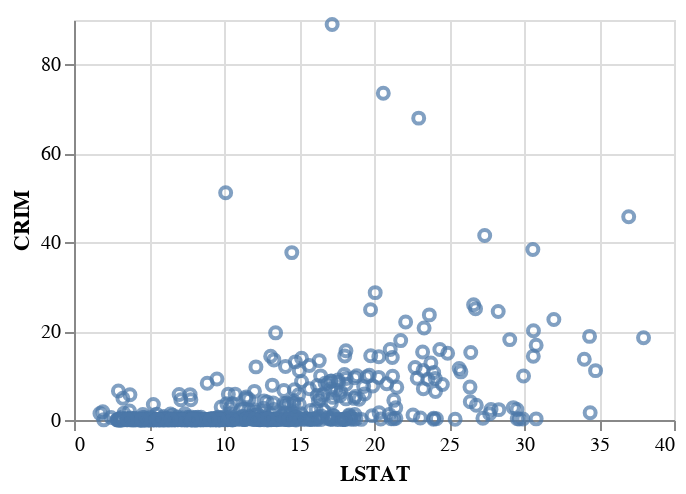

Notebook cell for this chart:
### Markdown cell above
Mucha de la información más interesante en un conjunto de datos se encuentra en la relación entre distintas variables. La manera más usual de mostra la relación entre dos variables, especialmente cuando el número de casos no es gigantesco, es mediante un "scatter plot", o sea, un gráfico donde se muestra un punto en una posicion x, y que depende de cada una de las dos variables. Veamos algunos ejemplos y variantes

### Code cell
# El scatterplot es uno de los gráficos más sencillos de realizar, una vez
# los datos están disponibles en el formato adecuado

alt.Chart(boston, height = 200, width = 300).mark_point()\
    .encode(x = 'LSTAT:Q', y='CRIM:Q')

### Figure 1 — Vega-Lite specification as saved in the notebook (floating-point values rounded to 4 significant figures; data arrays with more than 128 entries replaced by an {"elided": "..."} marker saying what was removed)
{"config": {"view": {"continuousWidth": 400, "continuousHeight": 300}}, "data": {"name": "data-fd88706d7dded4ae1ce32ccad75c9d60"}, "mark": "point", "encoding": {"x": {"type": "quantitative", "field": "LSTAT"}, "y": {"type": "quantitative", "field": "CRIM"}}, "height": 200, "width": 300, "$schema": "https://vega.github.io/schema/vega-lite/v4.8.1.json", "datasets": {"data-fd88706d7dded4ae1ce32ccad75c9d60": {"elided": "506 records"}}}
